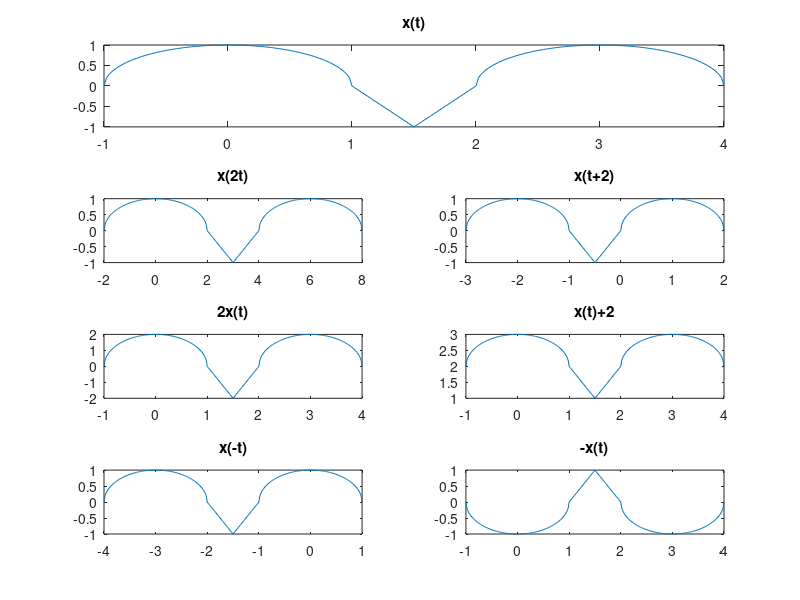

Here is the MATLAB script that generated this plot:
clear all;
close all;
clc;
x=linspace(-1,1,100); % -1 is starting point and 1 is ending point divided into 100 divisions
y=sqrt(1-(x.^2));  %y is a function of x
a=linspace(2,4,100); %a is defined in another interval
b=sqrt(1-(a-3).^2); % b is function of a
c=linspace(1,1.5,25); % c is 1,1.5
y1=2.*(1-c); %y1 function of c
d=linspace(1.5,2,25); %d in 1.5,2
y2=(d-2)./0.5; %y2 function of d
z1=[x c]; %combine x and c independent
z2=[z1 d];% combine x c and d
z=[z2 a];% combine x c d a
q1=[y y1];% combine y and y1
q2=[q1 y2];%combine y y1 y2
q=[q2 b];%combine y y1 y2 b

subplot(4,2,[1,2]);%in subplot 1,2 is taken by original signal x(t)
plot(z,q);
title('x(t)');
%xlim([-1,4]);
%ylim([-1,2]);

subplot(4,2,3);%plot 3= x(2t)
plot(2*z,q);
title('x(2t)');
%xlim([-0.5,2]);
%ylim([-1,1]);

subplot(4,2,4);%plot 4=x(t+2)
plot(z-2,q);
title('x(t+2)');
%xlim([-0.5,2]);
%ylim([-1,1]);

subplot(4,2,5);
plot(z,2*q);%multiply amplitude by 2
title('2x(t)');
%xlim([-0.5,2]);
%ylim([-1,1]);

subplot(4,2,6);
plot(z,q+2); %add 2 to the amplitude
title('x(t)+2');
%xlim([-0.5,2]);
%ylim([-1,1]);

subplot(4,2,7);
plot(-z,q); %time reversal
title('x(-t)');
%xlim([-0.5,2]);
%ylim([-1,1]);

subplot(4,2,8);
plot(z,-q);%amplitude reversal
title('-x(t)');
%xlim([-0.5,2]);
%ylim([-1,1]);